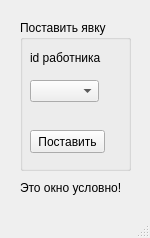
<?xml version="1.0" encoding="UTF-8"?>
<ui version="4.0">
 <class>RFID</class>
 <widget class="QMainWindow" name="RFID">
  <property name="geometry">
   <rect>
    <x>0</x>
    <y>0</y>
    <width>150</width>
    <height>238</height>
   </rect>
  </property>
  <property name="windowTitle">
   <string>Турникет</string>
  </property>
  <widget class="QWidget" name="centralwidget">
   <widget class="QGroupBox" name="groupBox">
    <property name="geometry">
     <rect>
      <x>20</x>
      <y>20</y>
      <width>111</width>
      <height>151</height>
     </rect>
    </property>
    <property name="title">
     <string>Поставить явку</string>
    </property>
    <widget class="QLabel" name="label">
     <property name="geometry">
      <rect>
       <x>10</x>
       <y>30</y>
       <width>81</width>
       <height>16</height>
      </rect>
     </property>
     <property name="text">
      <string>id работника</string>
     </property>
    </widget>
    <widget class="QComboBox" name="worker_id">
     <property name="geometry">
      <rect>
       <x>10</x>
       <y>60</y>
       <width>69</width>
       <height>22</height>
      </rect>
     </property>
    </widget>
    <widget class="QPushButton" name="make_attendance">
     <property name="geometry">
      <rect>
       <x>10</x>
       <y>110</y>
       <width>75</width>
       <height>23</height>
      </rect>
     </property>
     <property name="text">
      <string>Поставить</string>
     </property>
    </widget>
   </widget>
   <widget class="QLabel" name="label_2">
    <property name="geometry">
     <rect>
      <x>20</x>
      <y>180</y>
      <width>101</width>
      <height>16</height>
     </rect>
    </property>
    <property name="text">
     <string>Это окно условно!!</string>
    </property>
   </widget>
  </widget>
  <widget class="QMenuBar" name="menubar">
   <property name="geometry">
    <rect>
     <x>0</x>
     <y>0</y>
     <width>150</width>
     <height>21</height>
    </rect>
   </property>
  </widget>
  <widget class="QStatusBar" name="statusbar"/>
 </widget>
 <resources/>
 <connections/>
</ui>
